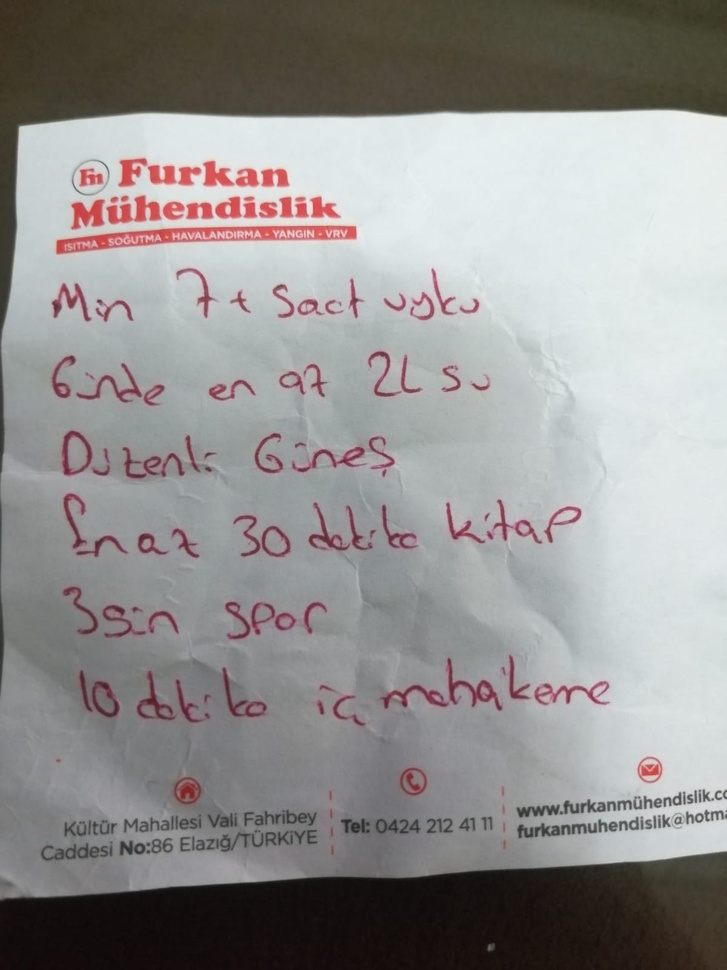
#> input picture opencv_calismalar/Corner_KenarBulma/a.jpeg, 727 x 970 px, shrunk from 1200 x 1600 before the run
$ python corner.py
#> lines starting #> are read from the running program, lines starting #| are printed output that depends on the picture; after the words box and inside, x2 and y2 are one past the last pixel; in counts of white or black regions, pixels touching at a corner belong together
import cv2
import numpy as np

img1 = cv2.imread("a.jpeg")
#> img1 is the input picture: shape (970, 727, 3); mean B, G, R 145.1, 146, 148.1


gray = cv2.cvtColor(img1,cv2.COLOR_BGR2GRAY)
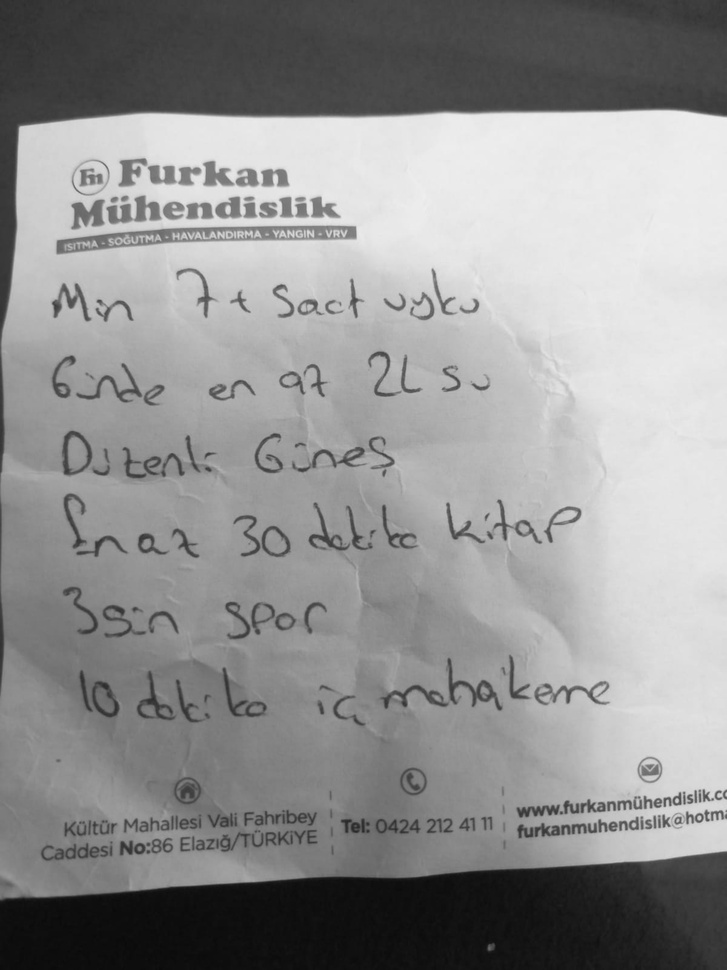
#> gray: shape (970, 727); min 9, max 239, mean 146.5

gray = np.float32(gray)
corners = cv2.goodFeaturesToTrack(gray,1000,0.01,10)
#> corners = 600 rows, first 8: [664, 806], [648, 802], [659, 827], [706, 810], [624, 809], [717, 819], [614, 810], [695, 790]

corners = np.int0(corners)

for corner in corners:
    x,y = corner.ravel()
    cv2.circle(img1,(x,y),3,(0,0,255),-1)
#> this loop made 600 passes
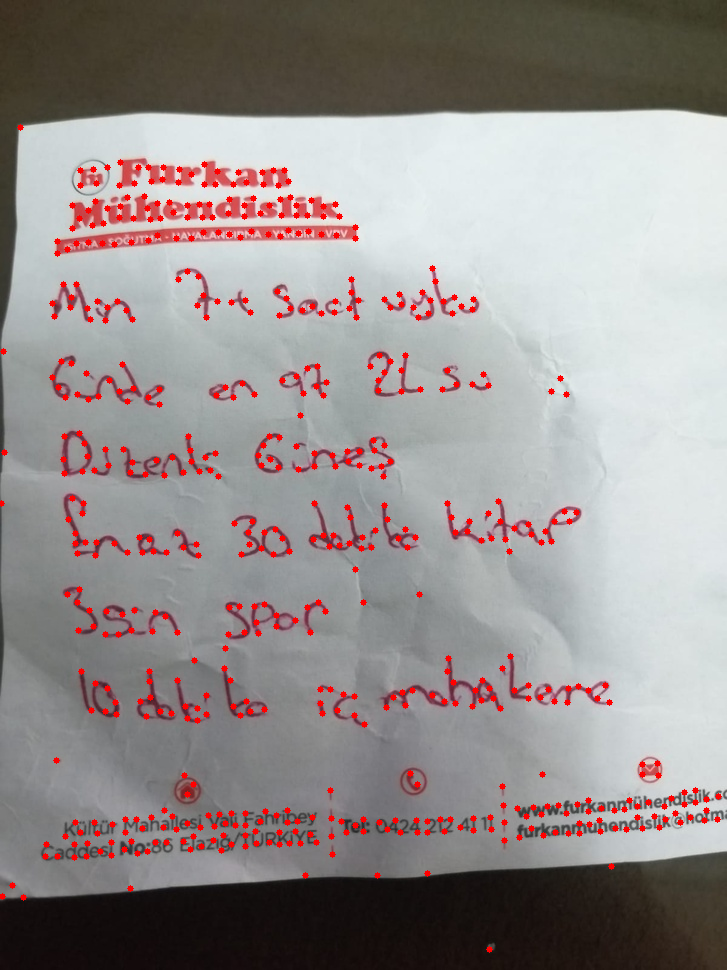
#> img1: shape (970, 727, 3); 2.47% of pixels changed, all inside (x1, y1, x2, y2) = (0, 124, 722, 953)


cv2.imshow("corner",img1)


cv2.waitKey(0)
cv2.destroyAllWindows()

$ run again, with opencv_calismalar/Corner_KenarBulma/f16.jpg copied over opencv_calismalar/Corner_KenarBulma/a.jpeg
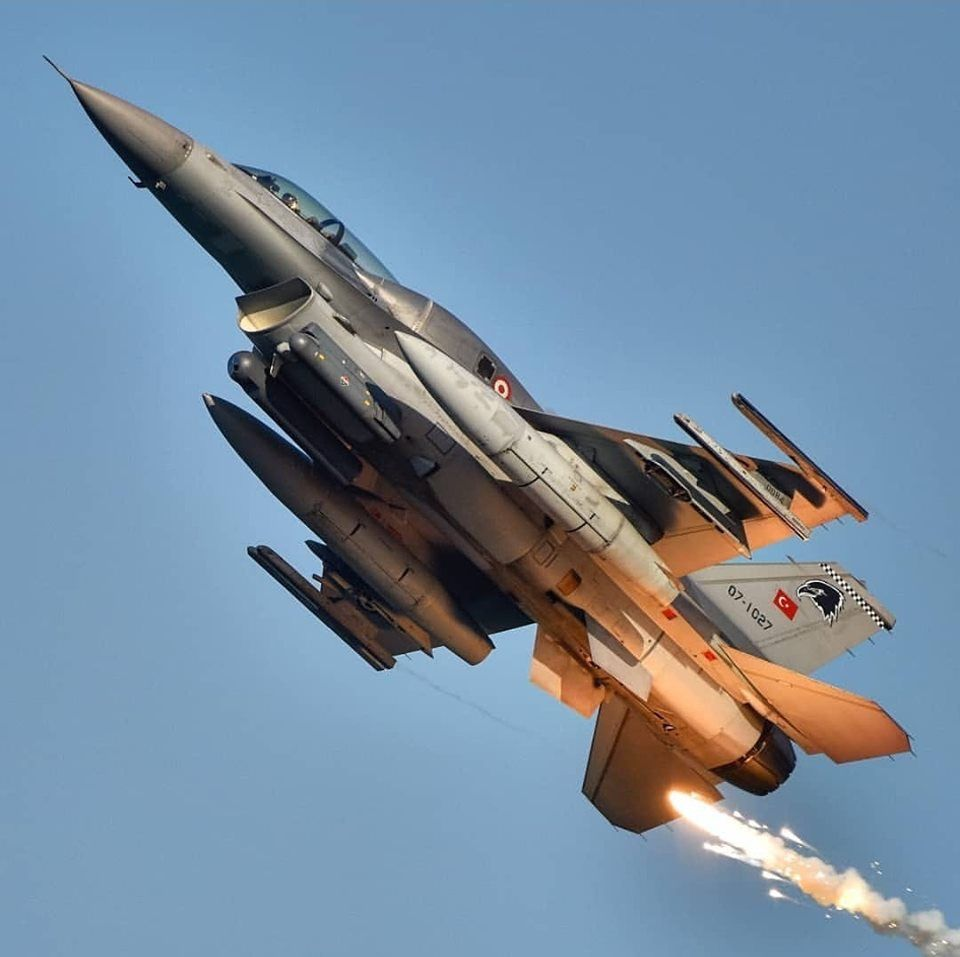
#> input picture opencv_calismalar/Corner_KenarBulma/f16.jpg, 960 x 957 px
#> img1 is the input picture: shape (957, 960, 3); mean B, G, R 160.9, 140.2, 117.8
#> `gray = cv2.cvtColor(img1,cv2.COLOR_BGR2GRAY)`:
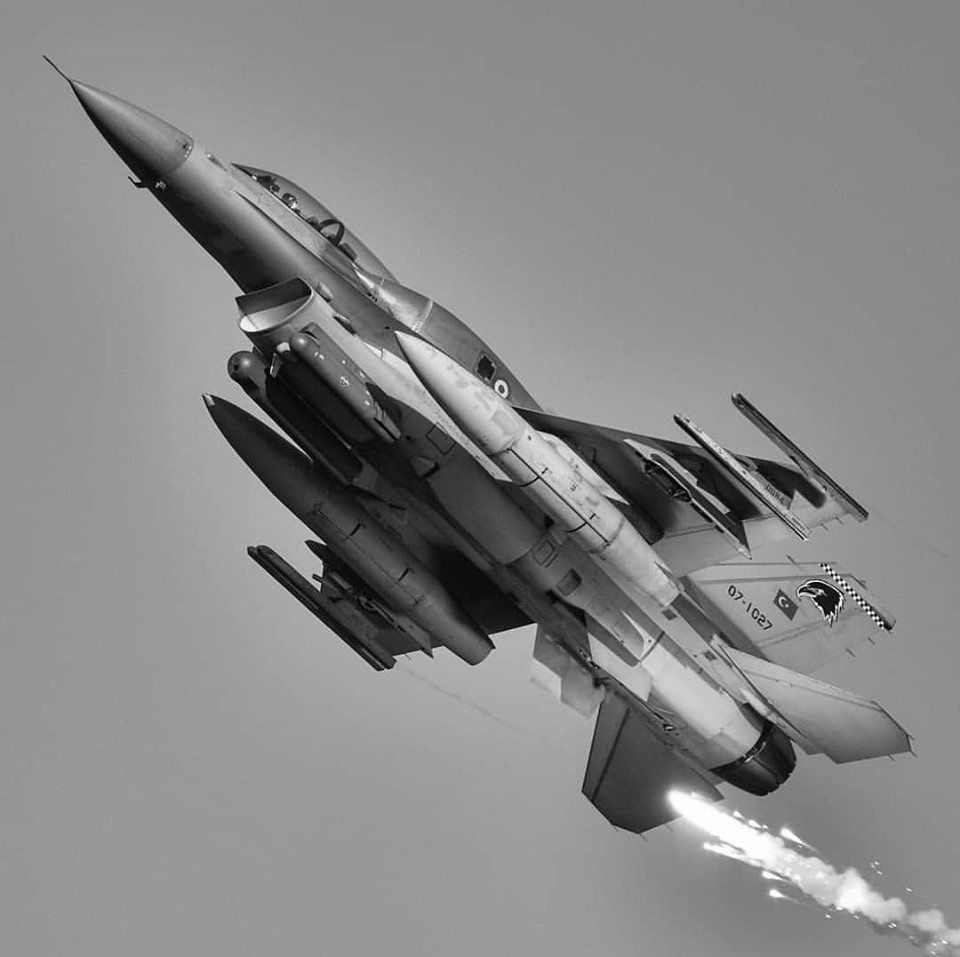
#> gray: shape (957, 960); min 0, max 255, mean 135.9
#> corners = 500 rows, first 8: [873, 613], [841, 580], [826, 568], [856, 595], [831, 612], [882, 623], [863, 604], [799, 592]
#> the loop `for corner in corners:` made 500 passes
#> after the loop `for corner in corners:`:
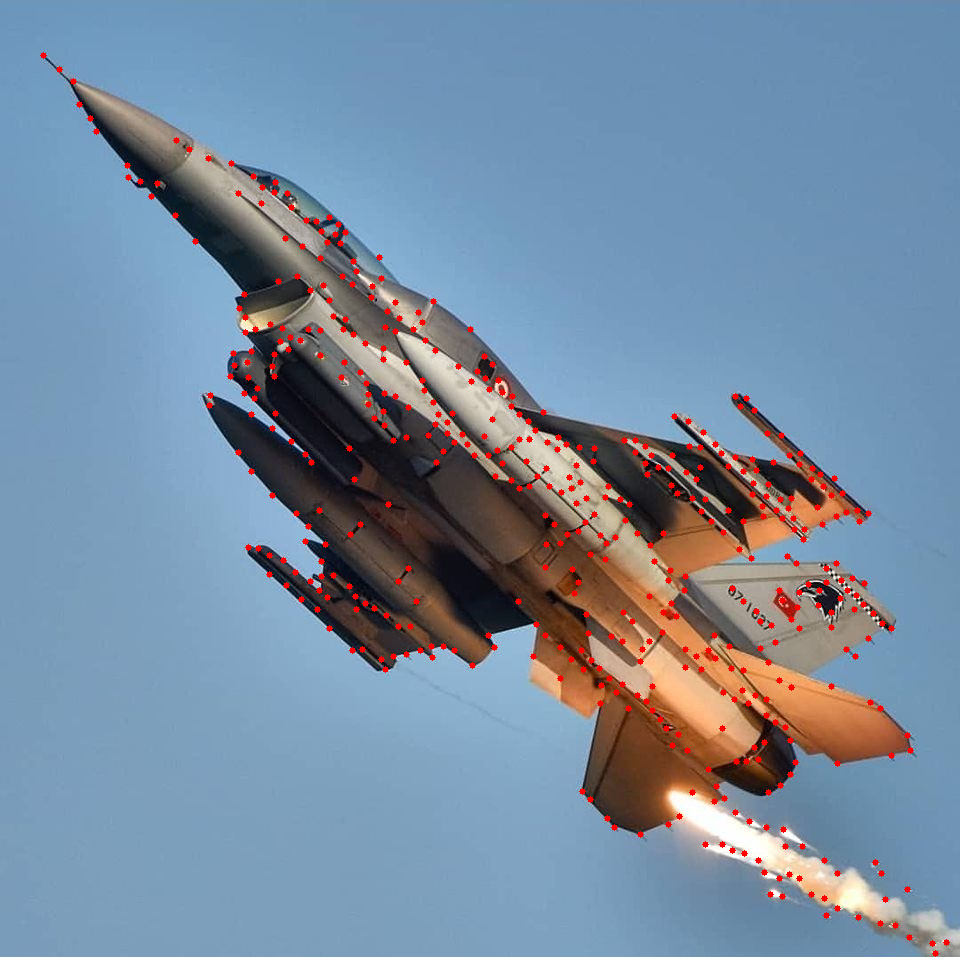
#> img1: shape (957, 960, 3); 1.58% of pixels changed, all inside (x1, y1, x2, y2) = (40, 52, 950, 957)
